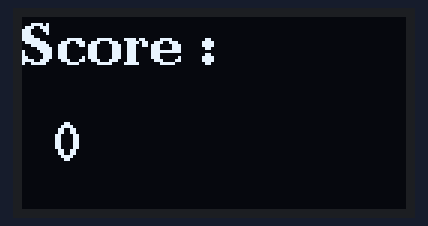
Simulated run of this sketch. Board: Arduino Uno, built with avr-gcc and run on an emulated ATmega328P. Shown: 128×64 one-colour display.

Above: at 0.1 s.
At 4.3 s:
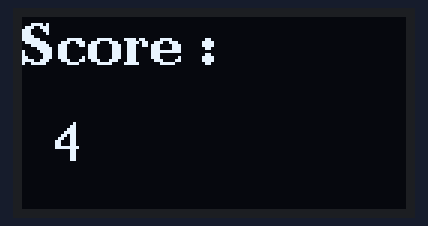
At 9.5 s:
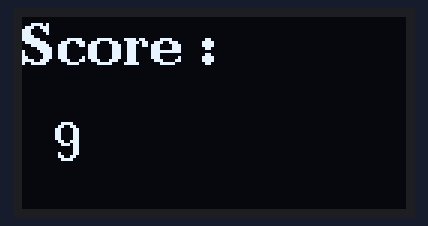
At 18.9 s:
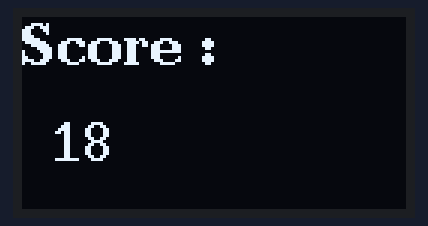
At 28.3 s:
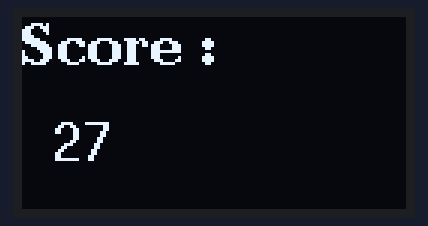
At 38.7 s:
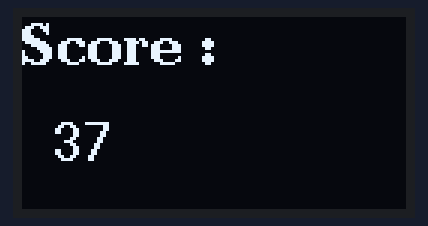

The sketch:

affichage_score.ino
```cpp
#include <U8g2lib.h>
#include <Wire.h>

U8G2_SSD1306_128X64_NONAME_F_SW_I2C u8g2(U8G2_R0, SCL, SDA, U8X8_PIN_NONE);

int counter = 0;

#define IMAGE_WIDTH 128
#define IMAGE_HEIGHT 32

void setup() {
  u8g2.begin();
}

void loop() {
  score(counter);
  counter++;
  delay(1000);
}

void score(int x){
  u8g2.firstPage();
  do {
    u8g2.setFont(u8g2_font_ncenB14_tr);
    char buffer[20];
    sprintf(buffer, "Score :");
    u8g2.drawStr(0, 16, buffer);

    char buffer2[20];
    u8g2.setFont(u8g2_font_10x20_tn);
    sprintf(buffer2, "%d", x);
    u8g2.drawStr(10, 48, buffer2);

  } while (u8g2.nextPage());
}
```

Measured:
- what the display in image 0 shows lasts 1.0 s, from 0.1 s to 1.1 s
